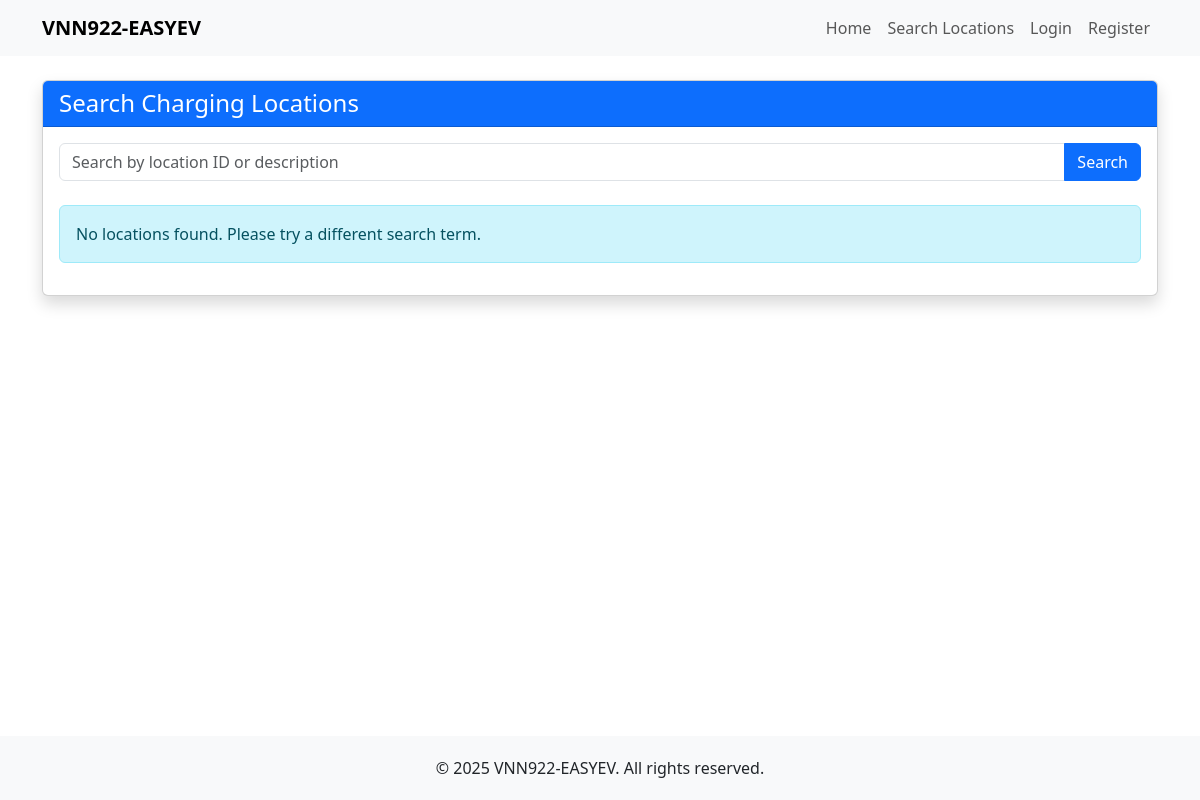
Page /user/search-locations.php on the earlier database version.
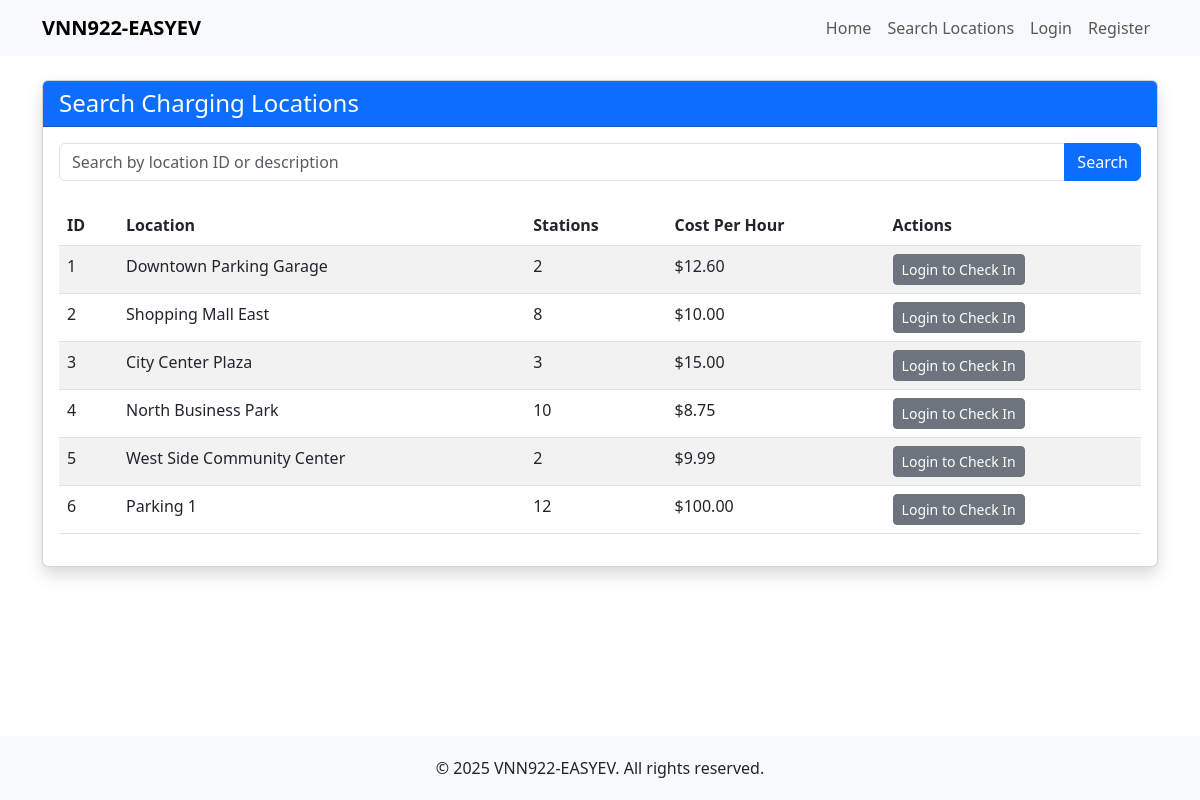
Same page on the later database version.
### tables this page shows
CREATE TABLE IF NOT EXISTS charging_locations (
    location_id INT AUTO_INCREMENT PRIMARY KEY,
    description VARCHAR(255) NOT NULL,
    num_stations INT NOT NULL,
    cost_per_hour DECIMAL(10, 2) NOT NULL,
    created_at TIMESTAMP DEFAULT CURRENT_TIMESTAMP,
    updated_at TIMESTAMP DEFAULT CURRENT_TIMESTAMP ON UPDATE CURRENT_TIMESTAMP
);

### classes/Database.php (called while the page is built, shortened)
<?php
class Database {
    private $host = DB_HOST;
    private $user = DB_USER;
    private $pass = DB_PASS;
    private $dbname = DB_NAME;
    private $dbh;
    private $stmt;
    public function __construct() {
        $dsn = 'mysql:host=' . $this->host . ';dbname=' . $this->dbname;
        $options = array(
            PDO::ATTR_PERSISTENT => true,
            PDO::ATTR_ERRMODE => PDO::ERRMODE_EXCEPTION,
            PDO::ATTR_DEFAULT_FETCH_MODE => PDO::FETCH_ASSOC
        );
        try {
            $this->dbh = new PDO($dsn, $this->user, $this->pass, $options);
        } catch(PDOException $e) {
            $this->error = $e->getMessage();
            echo 'Connection Error: ' . $this->error;
        }
    }
    public function query($query) {
        $this->stmt = $this->dbh->prepare($query);
    }
    public function bind($param, $value, $type = null) {
        if(is_null($type)) {
            switch(true) {
                case is_int($value):
                    $type = PDO::PARAM_INT;
                    break;
            }
        }
        $this->stmt->bindValue($param, $value, $type);
    }
    public function execute() {
        return $this->stmt->execute();
    }
    public function resultSet() {
        $this->execute();
        return $this->stmt->fetchAll();
    }
}

### classes/Location.php (called while the page is built, shortened)
<?php
class Location {
    private $db;
    public function __construct() {
        $this->db = new Database;
    }
    public function getAllLocations() {
        $this->db->query('SELECT * FROM charging_locations ORDER BY location_id');
        return $this->db->resultSet();
    }
    public function isLocationAvailable($locationId) {
        $this->db->query('SELECT cl.num_stations,
                        (SELECT COUNT(*) FROM charging_sessions cs
                         WHERE cs.location_id = cl.location_id AND cs.status = "active") AS active_sessions
                        FROM charging_locations cl
                        WHERE cl.location_id = :locationId');
        $this->db->bind(':locationId', $locationId);
        $result = $this->db->single();
        if ($result) {
            return ($result['num_stations'] > $result['active_sessions']);
        }
        return false;
    }
}

### user/search-locations.php (the view, shortened to what the changed rows need)
<?php
require_once (root . '/includes/header.php');
$location = new Location();
$searchTerm = isset($_GET['search']) ? trim($_GET['search']) : '';
$locations = !empty($searchTerm) ? $location->searchLocations($searchTerm) : $location->getAllLocations();
?>
<div class="row">
    <div class="col-lg-12">
        <div class="card shadow mb-4">
            <div class="card-body">
                <form action="<?php echo htmlspecialchars($_SERVER['PHP_SELF']); ?>" method="GET">
                    <div class="input-group mb-3">
                    </div>
                </form>
                <?php if(count($locations) > 0) : ?>
                <div class="table-responsive mt-4">
                    <table class="table table-striped table-hover">
                        <thead>
                            <tr>
                                <th>ID</th>
                                <th>Location</th>
                                <th>Stations</th>
                                <th>Cost Per Hour</th>
                                <th>Actions</th>
                            </tr>
                        </thead>
                        <tbody>
                            <?php foreach($locations as $loc) : ?>
                                <?php
                                    $available = $location->isLocationAvailable($loc['location_id']);
                                ?>
                                <tr>
                                    <td><?php echo $loc['location_id']; ?></td>
                                    <td><?php echo $loc['description']; ?></td>
                                    <td><?php echo $loc['num_stations']; ?></td>
                                    <td>$<?php echo number_format($loc['cost_per_hour'], 2); ?></td>
                                    <td>
                                        <?php if(isLoggedIn() && !isAdmin() && $available) : ?>
                                            <a href="/user/check-in.php?location_id=<?php echo $loc['location_id']; ?>" class="btn btn-sm btn-success">Check In</a>
                                        <?php elseif(isLoggedIn() && !isAdmin() && !$available) : ?>
                                            <button class="btn btn-sm btn-secondary" disabled>Full</button>
                                        <?php elseif(!isLoggedIn()) : ?>
                                            <a href="/login.php" class="btn btn-sm btn-secondary">Login to Check In</a>
                                        <?php endif; ?>
                                    </td>
                                </tr>
                            <?php endforeach; ?>
                        </tbody>
                    </table>
                </div>
                <?php else : ?>
                <div class="alert alert-info mt-4">
                    No locations found. Please try a different search term.
                </div>
                <?php endif; ?>
            </div>
        </div>
    </div>
</div>
<?php require_once (root .'/includes/footer.php'); ?>

Differences in the rows shown:
added charging_locations: location_id "1", description "Downtown Parking Garage", num_stations "2", cost_per_hour "12.60"
added charging_locations: location_id "2", description "Shopping Mall East", num_stations "8", cost_per_hour "10.00"
added charging_locations: location_id "3", description "City Center Plaza", num_stations "3", cost_per_hour "15.00"
added charging_locations: location_id "4", description "North Business Park", num_stations "10", cost_per_hour "8.75"
added charging_locations: location_id "5", description "West Side Community Center", num_stations "2", cost_per_hour "9.99"
added charging_locations: location_id "6", description "Parking 1", num_stations "12", cost_per_hour "100.00"
Other differences:
text no longer shown: "No locations found. Please try a different search term."
text now shown: "ID Location Stations Cost Per Hour Actions"
